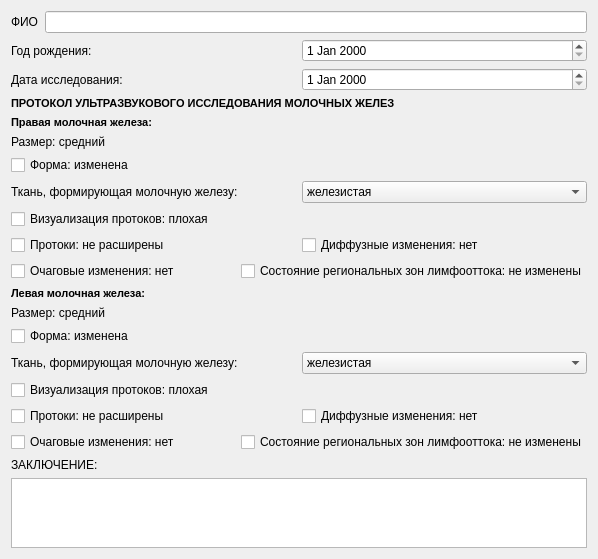
<?xml version="1.0" encoding="UTF-8"?>
<ui version="4.0">
 <class>mammary</class>
 <widget class="QWidget" name="mammary">
  <property name="geometry">
   <rect>
    <x>0</x>
    <y>0</y>
    <width>598</width>
    <height>513</height>
   </rect>
  </property>
  <property name="windowTitle">
   <string>Form</string>
  </property>
  <layout class="QGridLayout" name="gridLayout">
   <item row="0" column="0">
    <layout class="QHBoxLayout" name="patientNameLayout">
     <item>
      <widget class="QLabel" name="patientNameLabel">
       <property name="text">
        <string>ФИО</string>
       </property>
      </widget>
     </item>
     <item>
      <widget class="QLineEdit" name="patientNameLine"/>
     </item>
    </layout>
   </item>
   <item row="1" column="0">
    <layout class="QHBoxLayout" name="patientAgeLayout">
     <item>
      <widget class="QLabel" name="patientAgeLabel">
       <property name="text">
        <string>Год рождения:</string>
       </property>
      </widget>
     </item>
     <item>
      <widget class="QDateEdit" name="patientAgeDate"/>
     </item>
    </layout>
   </item>
   <item row="2" column="0">
    <layout class="QHBoxLayout" name="researchDateLayout">
     <item>
      <widget class="QLabel" name="researchDateLabel">
       <property name="text">
        <string>Дата исследования:</string>
       </property>
      </widget>
     </item>
     <item>
      <widget class="QDateEdit" name="researchDateDate"/>
     </item>
    </layout>
   </item>
   <item row="3" column="0">
    <widget class="QLabel" name="protocallLabel">
     <property name="font">
      <font>
       <family>Arial</family>
       <pointsize>8</pointsize>
       <weight>75</weight>
       <bold>true</bold>
      </font>
     </property>
     <property name="text">
      <string>ПРОТОКОЛ УЛЬТРАЗВУКОВОГО ИССЛЕДОВАНИЯ МОЛОЧНЫХ ЖЕЛЕЗ</string>
     </property>
    </widget>
   </item>
   <item row="4" column="0">
    <widget class="QLabel" name="rightMainLabel">
     <property name="font">
      <font>
       <family>Arial</family>
       <pointsize>8</pointsize>
       <weight>75</weight>
       <bold>true</bold>
      </font>
     </property>
     <property name="text">
      <string>Правая молочная железа:</string>
     </property>
    </widget>
   </item>
   <item row="5" column="0">
    <widget class="QLabel" name="rightSizeLabel">
     <property name="text">
      <string>Размер: средний</string>
     </property>
    </widget>
   </item>
   <item row="6" column="0">
    <widget class="QCheckBox" name="rightShapeLabel">
     <property name="text">
      <string>Форма: изменена</string>
     </property>
    </widget>
   </item>
   <item row="7" column="0">
    <layout class="QHBoxLayout" name="rightClothLayout">
     <item>
      <widget class="QLabel" name="rightClothLabel">
       <property name="text">
        <string>Ткань, формирующая молочную железу:</string>
       </property>
      </widget>
     </item>
     <item>
      <widget class="QComboBox" name="rightClothCombo">
       <property name="editable">
        <bool>false</bool>
       </property>
       <property name="currentText">
        <string>железистая</string>
       </property>
       <property name="currentIndex">
        <number>0</number>
       </property>
       <property name="minimumContentsLength">
        <number>0</number>
       </property>
       <item>
        <property name="text">
         <string>железистая</string>
        </property>
       </item>
       <item>
        <property name="text">
         <string>железистая и жировая</string>
        </property>
       </item>
       <item>
        <property name="text">
         <string>преимущественно жировая</string>
        </property>
       </item>
       <item>
        <property name="text">
         <string>жировая</string>
        </property>
       </item>
      </widget>
     </item>
    </layout>
   </item>
   <item row="8" column="0">
    <widget class="QCheckBox" name="rightVisualCheck">
     <property name="text">
      <string>Визуализация протоков: плохая</string>
     </property>
    </widget>
   </item>
   <item row="9" column="0">
    <layout class="QHBoxLayout" name="rightStreamLayout">
     <item>
      <widget class="QCheckBox" name="rightStreamCheck">
       <property name="text">
        <string>Протоки: не расширены</string>
       </property>
      </widget>
     </item>
     <item>
      <widget class="QCheckBox" name="rightDiffCheck">
       <property name="text">
        <string>Диффузные изменения: нет</string>
       </property>
      </widget>
     </item>
    </layout>
   </item>
   <item row="10" column="0">
    <layout class="QHBoxLayout" name="rightChangesLayout">
     <item>
      <widget class="QCheckBox" name="rightChangesCheck">
       <property name="text">
        <string>Очаговые изменения: нет</string>
       </property>
      </widget>
     </item>
     <item>
      <widget class="QCheckBox" name="rightLymphoCheck">
       <property name="text">
        <string>Состояние региональных зон лимфооттока: не изменены</string>
       </property>
      </widget>
     </item>
    </layout>
   </item>
   <item row="11" column="0">
    <widget class="QLabel" name="leftMainLabel">
     <property name="font">
      <font>
       <family>Arial</family>
       <pointsize>8</pointsize>
       <weight>75</weight>
       <bold>true</bold>
      </font>
     </property>
     <property name="text">
      <string>Левая молочная железа:</string>
     </property>
    </widget>
   </item>
   <item row="12" column="0">
    <widget class="QLabel" name="leftSizeLabel">
     <property name="text">
      <string>Размер: средний</string>
     </property>
    </widget>
   </item>
   <item row="13" column="0">
    <widget class="QCheckBox" name="leftShapeCheck">
     <property name="text">
      <string>Форма: изменена</string>
     </property>
    </widget>
   </item>
   <item row="14" column="0">
    <layout class="QHBoxLayout" name="leftClothLayout">
     <item>
      <widget class="QLabel" name="leftClothLabel">
       <property name="text">
        <string>Ткань, формирующая молочную железу:</string>
       </property>
      </widget>
     </item>
     <item>
      <widget class="QComboBox" name="leftClothCombo">
       <property name="editable">
        <bool>false</bool>
       </property>
       <property name="currentText">
        <string>железистая</string>
       </property>
       <property name="currentIndex">
        <number>0</number>
       </property>
       <property name="minimumContentsLength">
        <number>0</number>
       </property>
       <item>
        <property name="text">
         <string>железистая</string>
        </property>
       </item>
       <item>
        <property name="text">
         <string>железистая и жировая</string>
        </property>
       </item>
       <item>
        <property name="text">
         <string>преимущественно жировая</string>
        </property>
       </item>
       <item>
        <property name="text">
         <string>жировая</string>
        </property>
       </item>
      </widget>
     </item>
    </layout>
   </item>
   <item row="15" column="0">
    <widget class="QCheckBox" name="leftVisualCheck">
     <property name="text">
      <string>Визуализация протоков: плохая</string>
     </property>
    </widget>
   </item>
   <item row="16" column="0">
    <layout class="QHBoxLayout" name="leftStreamLayout">
     <item>
      <widget class="QCheckBox" name="leftStreamCheck">
       <property name="text">
        <string>Протоки: не расширены</string>
       </property>
      </widget>
     </item>
     <item>
      <widget class="QCheckBox" name="leftDiffCheck">
       <property name="text">
        <string>Диффузные изменения: нет</string>
       </property>
      </widget>
     </item>
    </layout>
   </item>
   <item row="17" column="0">
    <layout class="QHBoxLayout" name="leftChangesLayout">
     <item>
      <widget class="QCheckBox" name="leftChangesCheck">
       <property name="text">
        <string>Очаговые изменения: нет</string>
       </property>
      </widget>
     </item>
     <item>
      <widget class="QCheckBox" name="leftStateCheck">
       <property name="text">
        <string>Состояние региональных зон лимфооттока: не изменены</string>
       </property>
      </widget>
     </item>
    </layout>
   </item>
   <item row="18" column="0">
    <widget class="QLabel" name="mainConclusionLabel">
     <property name="text">
      <string>ЗАКЛЮЧЕНИЕ:</string>
     </property>
    </widget>
   </item>
   <item row="19" column="0">
    <widget class="QTextEdit" name="mainConclusionText"/>
   </item>
  </layout>
 </widget>
 <resources/>
 <connections/>
</ui>
